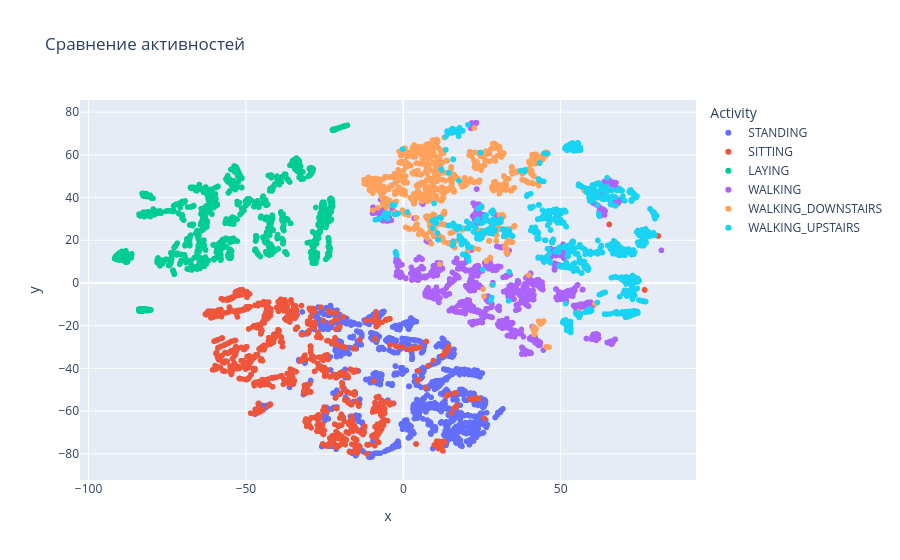

Notebook code for this chart:
### Markdown cell above
Теперь нарисуйте scatter-график через `plotly.express` для `df_2_comp` с выделением цветами активностей. Красиво получилось? Видны скопления точек одного цвета? Можно разные активности отделить линиями на данном графике?

### Code cell
# ʅ(◔౪◔ ) ʃ your code here
import plotly.express as px

fig = px.scatter(data_frame= df_2_comp, x = "x", y = "y", color = "Activity", hover_name= "Activity", title = "Сравнение активностей", labels = {'tBodyAcc-max()-X': 'Макс. ускорение тела'})
fig.show()

### Figure 1 — Plotly figure (JSON) as saved in the notebook; plotly's stock layout.template omitted (floating-point values rounded to 4 significant figures; data arrays with more than 128 entries replaced by an {"elided": "..."} marker saying what was removed)
{"data": [{"hovertemplate": "<b>%{hovertext}</b><br><br>Activity=STANDING<br>x=%{x}<br>y=%{y}<extra></extra>", "hovertext": {"elided": "1374 str values"}, "legendgroup": "STANDING", "marker": {"color": "#636efa", "symbol": "circle"}, "mode": "markers", "name": "STANDING", "showlegend": true, "type": "scattergl", "x": {"elided": "1374 float values"}, "xaxis": "x", "y": {"elided": "1374 float values"}, "yaxis": "y"}, {"hovertemplate": "<b>%{hovertext}</b><br><br>Activity=SITTING<br>x=%{x}<br>y=%{y}<extra></extra>", "hovertext": {"elided": "1286 str values"}, "legendgroup": "SITTING", "marker": {"color": "#EF553B", "symbol": "circle"}, "mode": "markers", "name": "SITTING", "showlegend": true, "type": "scattergl", "x": {"elided": "1286 float values"}, "xaxis": "x", "y": {"elided": "1286 float values"}, "yaxis": "y"}, {"hovertemplate": "<b>%{hovertext}</b><br><br>Activity=LAYING<br>x=%{x}<br>y=%{y}<extra></extra>", "hovertext": {"elided": "1407 str values"}, "legendgroup": "LAYING", "marker": {"color": "#00cc96", "symbol": "circle"}, "mode": "markers", "name": "LAYING", "showlegend": true, "type": "scattergl", "x": {"elided": "1407 float values"}, "xaxis": "x", "y": {"elided": "1407 float values"}, "yaxis": "y"}, {"hovertemplate": "<b>%{hovertext}</b><br><br>Activity=WALKING<br>x=%{x}<br>y=%{y}<extra></extra>", "hovertext": {"elided": "1226 str values"}, "legendgroup": "WALKING", "marker": {"color": "#ab63fa", "symbol": "circle"}, "mode": "markers", "name": "WALKING", "showlegend": true, "type": "scattergl", "x": {"elided": "1226 float values"}, "xaxis": "x", "y": {"elided": "1226 float values"}, "yaxis": "y"}, {"hovertemplate": "<b>%{hovertext}</b><br><br>Activity=WALKING_DOWNSTAIRS<br>x=%{x}<br>y=%{y}<extra></extra>", "hovertext": {"elided": "986 str values"}, "legendgroup": "WALKING_DOWNSTAIRS", "marker": {"color": "#FFA15A", "symbol": "circle"}, "mode": "markers", "name": "WALKING_DOWNSTAIRS", "showlegend": true, "type": "scattergl", "x": {"elided": "986 float values"}, "xaxis": "x", "y": {"elided": "986 float values"}, "yaxis": "y"}, {"hovertemplate": "<b>%{hovertext}</b><br><br>Activity=WALKING_UPSTAIRS<br>x=%{x}<br>y=%{y}<extra></extra>", "hovertext": {"elided": "1073 str values"}, "legendgroup": "WALKING_UPSTAIRS", "marker": {"color": "#19d3f3", "symbol": "circle"}, "mode": "markers", "name": "WALKING_UPSTAIRS", "showlegend": true, "type": "scattergl", "x": {"elided": "1073 float values"}, "xaxis": "x", "y": {"elided": "1073 float values"}, "yaxis": "y"}], "layout": {"legend": {"title": {"text": "Activity"}, "tracegroupgap": 0}, "title": {"text": "Сравнение активностей"}, "xaxis": {"anchor": "y", "domain": [0, 1], "title": {"text": "x"}}, "yaxis": {"anchor": "x", "domain": [0, 1], "title": {"text": "y"}}}}
